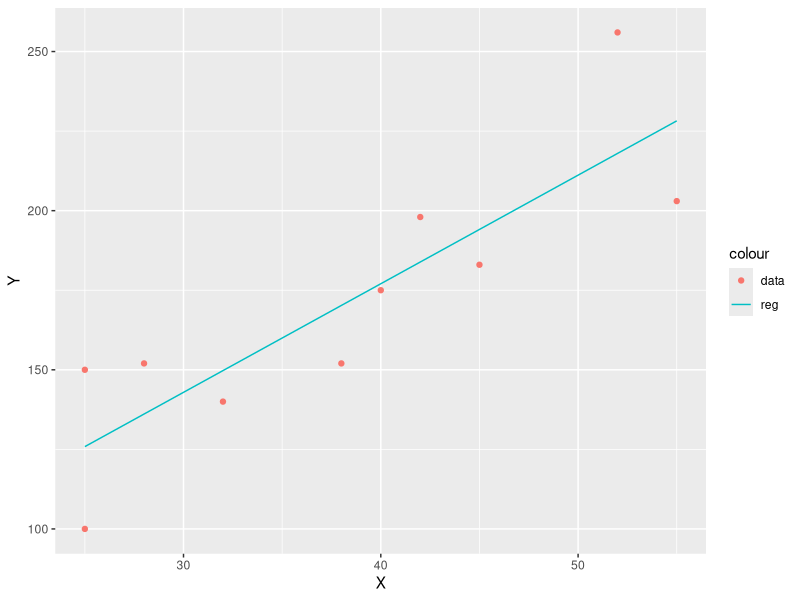

Write R code to recreate this figure.
library("ggplot2")

READ <- read.csv("slr.csv", header = F)

X <- READ["V2"]
Y <- READ["V3"]
hatY <- READ["V4"]

ggplot(READ)+ geom_line(aes(V2, V4, color="reg")) + geom_point(aes(V2, V3, color="data")) + labs(x = "X", y = "Y")
